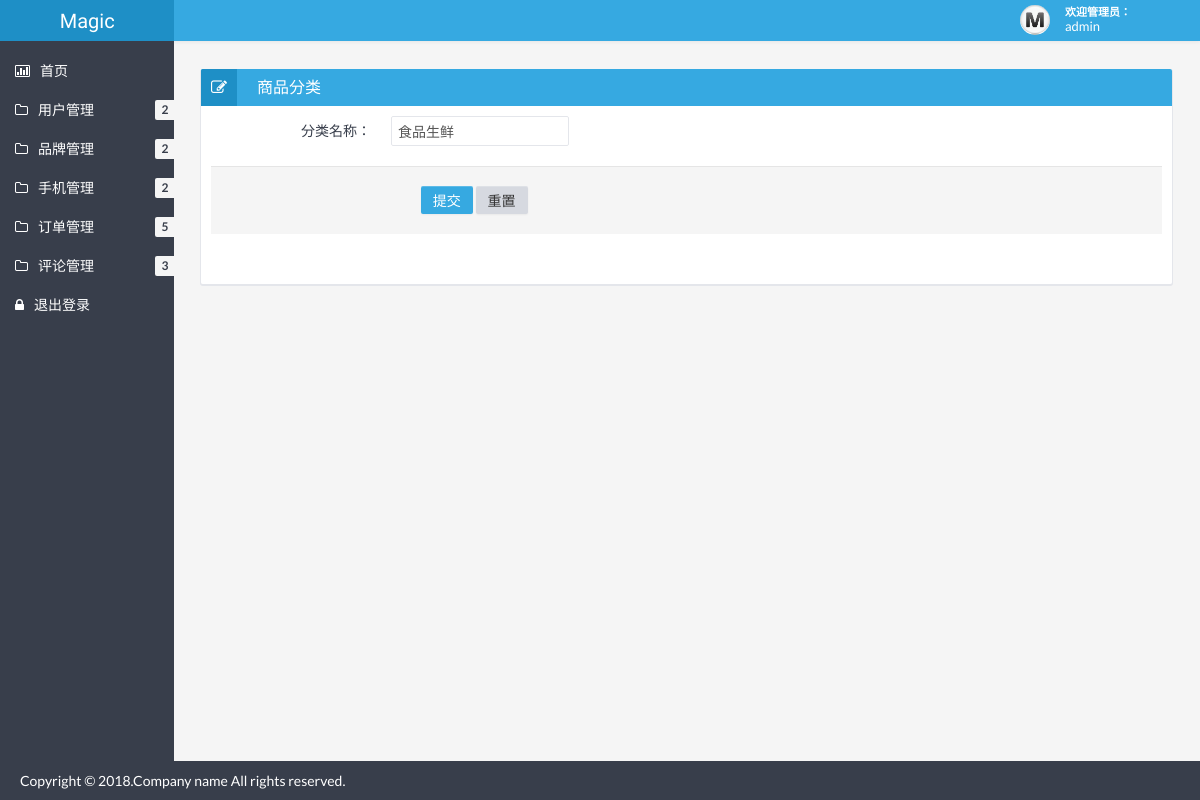
Before: /admin/editOrder.php?cid=1 (signed in) with the older database file.
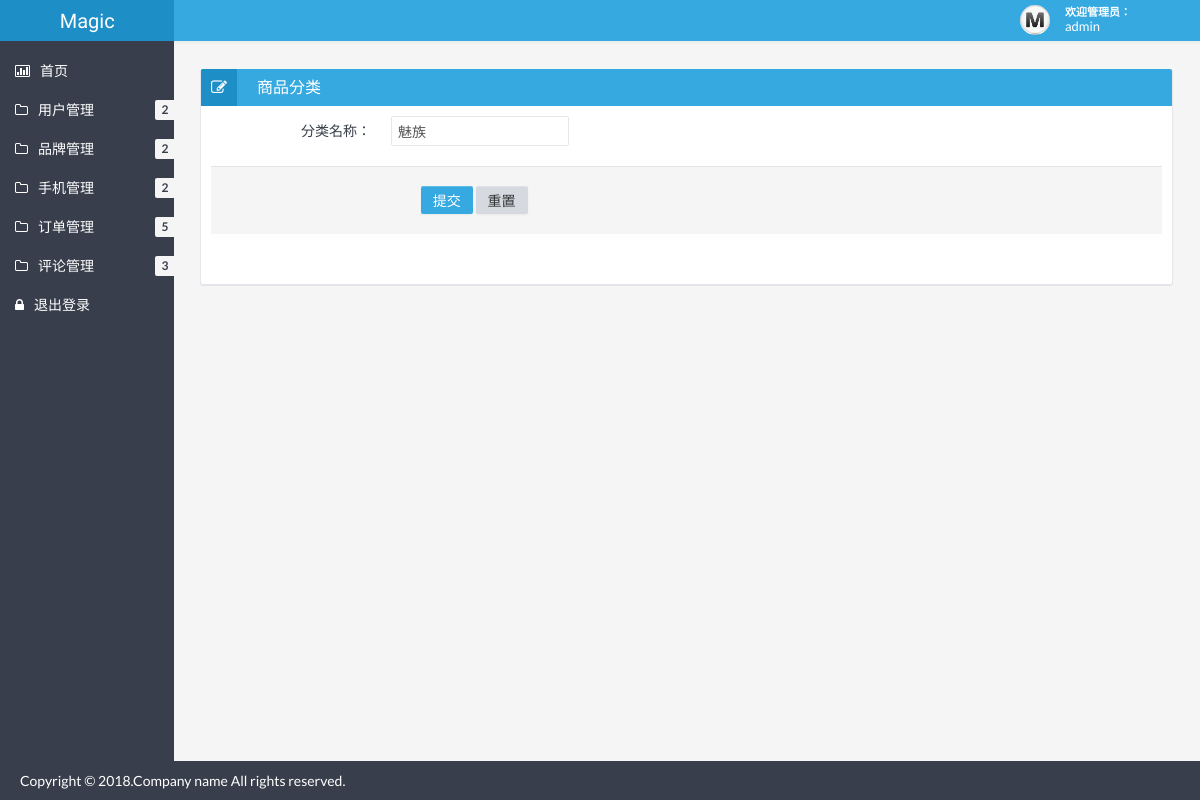
After: the same page with the newer database file.
### tables this page shows
CREATE TABLE `category` (
  `cid` int(11) NOT NULL COMMENT '分类id',
  `cname` varchar(20) NOT NULL COMMENT '分类名称',
  `state` tinyint(1) NOT NULL COMMENT '分类状态',
  PRIMARY KEY (`cid`)
);

### admin/editOrder.php (the view, shortened to what this page needs)
<?php
	$cname = "";
	if(isset($_GET['cid'])){
	    $sql = 'select * from category where cid ='.$_GET['cid'];
	    $res = mysql_query($sql);
	    $row = mysql_fetch_array($res);
	    $cname = $row['cname'];
	}
?>
<!DOCTYPE html>
<html lang="en">
<head>
	<link href="css/bootstrap.min.css" rel="stylesheet" />
	<link href="css/bootstrap-responsive.min.css" rel="stylesheet" />
	<link href="css/style.min.css" rel="stylesheet" />
	<link href="css/style-responsive.min.css" rel="stylesheet" />
	<link href="css/retina.css" rel="stylesheet" />
<meta http-equiv="Content-Type" content="text/html; charset=utf-8" /></head>
<body>
		<?php include "header.php" ?>
		<div class="container-fluid-full">
		<div class="row-fluid">
			<?php include "banner.php" ?>
			<div id="content" class="span10">
			<div class="row-fluid">
				<div class="box span12">
					<div class="box-header">
						<h2><i class="icon-edit"></i>商品分类</h2>
					</div>
					<div class="box-content">
						<form class="form-horizontal" action="<?php echo $_SERVER['PHP_SELF']; ?>" method="post"/>
						  <fieldset>
							<div class="control-group">
							  <label class="control-label" for="cname">分类名称：</label>
							  <div class="controls">
								<input type="text" class="span3" id="cname" name="cname" value="<?php echo $cname;?>"/>
							  </div>
							</div>
							<div class="form-actions">&nbsp;&nbsp;&nbsp;&nbsp;&nbsp;&nbsp;&nbsp;&nbsp;&nbsp;&nbsp;
							  <button type="submit" class="btn btn-primary">提交</button>
							  <button type="reset" class="btn">重置</button>
							</div>
						  </fieldset>
					</div>
				</div>
			</div>
			</div>
		</div>
		<?php include "footer.php"?>
	</div>
</body>
</html>

Changed rows visible on the page:
changed category: cname "食品生鲜" → "魅族"
